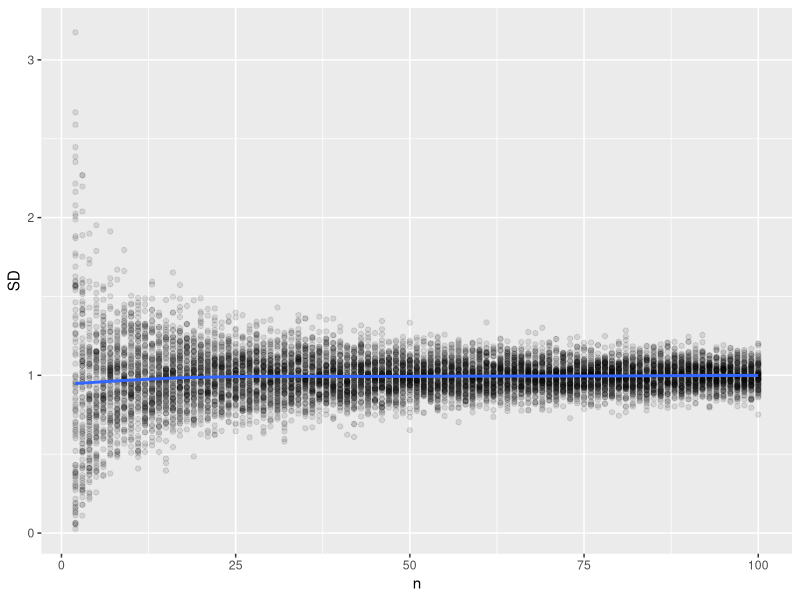
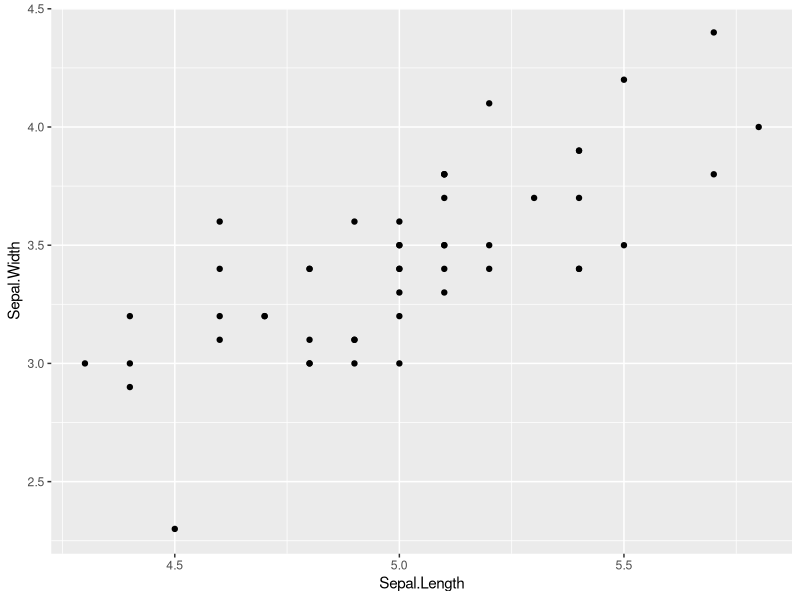
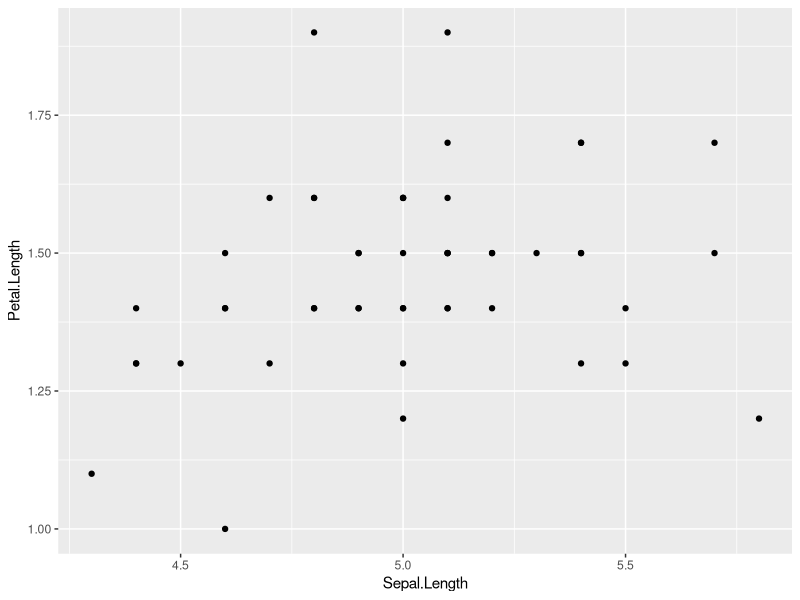

The R script that drew these images, in order:
## ---- chunk 1
knitr::opts_chunk$set(echo = TRUE)
library(ggplot2)
## ---- chunk 2
n <- 2000
x <- rnorm(n, 0,1)

unbiased_var <- sum((x - mean(x))^2) / (n - 1) # estymator nieobciążony (mianownik n-1) - uwzględnia stopień swobody w próbie
mle_var <- sum((x - mean(x))^2) / n # estymator największej wiarygodności (obciążony)
mle_sd <- sqrt(mle_var)

cat("Nieobciążony estymator wariancji:", unbiased_var, "\n")
cat("Estymator największej wiarygodności wariancji:", mle_var, "\n")
cat("Estymator największej wiarygodności odchylenia standardowego:", mle_sd, "\n")
cat("Wartość wariancji obliczona za pomocą funkcji var():", var(x), "\n")
cat("Wartość odchylenia standardowego obliczona za pomocą funkcji sd():", sd(x), "\n")
## ---- chunk 3
matrix(1:9, ncol=3)
matrix(1:6, ncol=3)
## ---- chunk 4
M <- matrix(1:9, ncol=3)
M
apply(M, 2, mean) # 2 - kolumnami
apply(M, 1, sum)  # 1 - wierszami
## ---- chunk 5
sigma <- 10
x <- rnorm(5000, 0, sigma)
M <- matrix(x, ncol=500)
var1 <- apply(M, 2, var)
var2 <- var1*9/10
var3 <- var1*11/10

# porównanie wyników estymatorów
bias <- c(mean(var1-sigma^2), mean(var2-sigma^2), mean(var3-sigma^2)) # porównanie obciążeń
sd_est <- c(sd(var1), sd(var2), sd(var3)) # porównanie std
rmse <- c(sqrt(mean((var1-sigma^2)^2)), sqrt(mean((var2-sigma^2)^2)), sqrt(mean((var3-sigma^2)^2))) # błędy średniokwadratowe estymatorów

# wyniki
print(bias)
print(sd_est)
print(rmse)
## ---- chunk 6
sample_sd <- function(N, n) {
  x <- rnorm(N*n, 0, 1)
  M <- matrix(x, nrow=n)
  return (apply(M, 2, sd))
}
## ---- chunk 7
n <- 2:100
SD_mat <- sapply(n, sample_sd, N=100)
## ---- chunk 8
# spłaszczamy macierz i tworzymy wektor liczebności prób
SD <- c(SD_mat)
n_repeated <- rep(n, each=100)

# tworzymy ramkę danych
data <- data.frame(n=n_repeated, SD=SD)

# wykres
ggplot(data, aes(x=n, y=SD)) +
  geom_point(alpha=0.1) +
  geom_smooth(aes(x=n, y=SD), se=FALSE)
## ---- chunk 9
data(iris)
setosa_data <- iris[iris$Species == 'setosa', ]
mean_width <- mean(setosa_data$Sepal.Width)
std_width <- sd(setosa_data$Sepal.Width)
mean_length <- mean(setosa_data$Sepal.Length)
std_length <- sd(setosa_data$Sepal.Length)
cor_sepal <- cor(setosa_data$Sepal.Length, setosa_data$Sepal.Width)
cor_petal <- cor(setosa_data$Petal.Length, setosa_data$Sepal.Length)

ggplot(setosa_data, aes(x = Sepal.Length, y = Sepal.Width)) +
  geom_point()

ggplot(setosa_data, aes(x = Sepal.Length, y = Petal.Length)) +
  geom_point()
